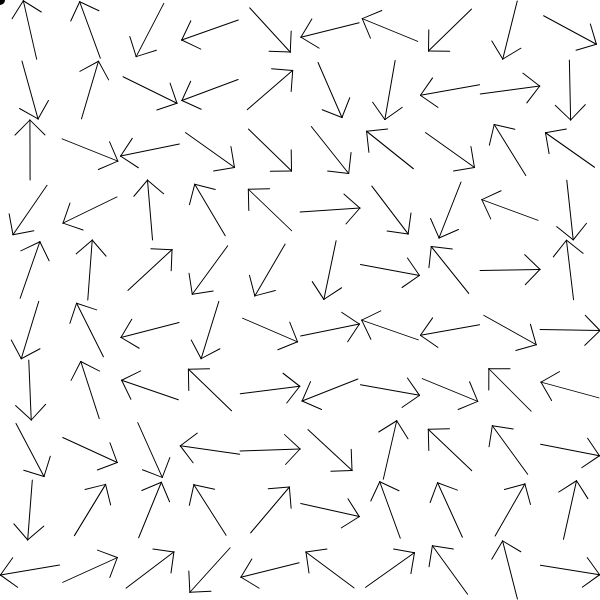
Frame 1 (no input)
Frame 60 (no input): identical to frame 1, image omitted
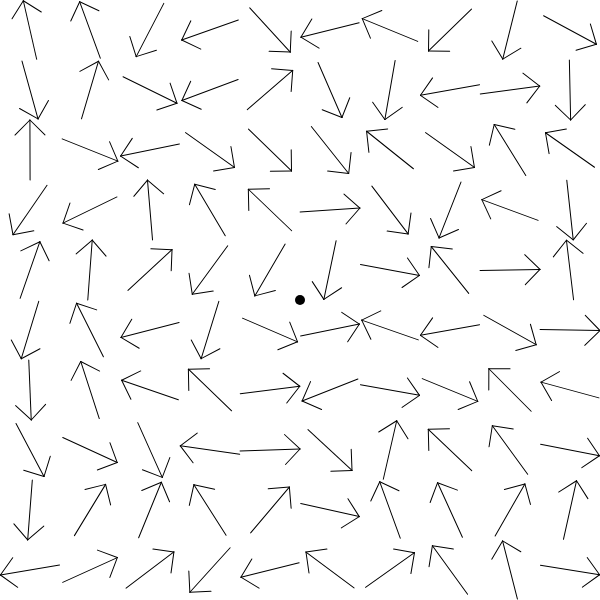
Frame 120 (the mouse pressed at the canvas centre since frame 60)

The p5.js sketch that drew these frames (run headless with seeded random() and noise() and a simulated clock; from frame 60 on, the mouse is pressed at the canvas centre):

// p5.js sketch
// ── sketch.js
let vehicles = [];
let numVehicles = 0;
let target;

let flowField = [];
let numCellsWidth = 10;
let numCellsHeight = 10;
let cellWidth;
let cellHeight;

function setup() {
  createCanvas(600, 600);
  colorMode(HSB);

  noStroke();
  fill(100, 10, 0);

  cellWidth = width / numCellsWidth;
  cellHeight = height / numCellsHeight;

  for (let xIndex = 0; xIndex < numCellsWidth; xIndex++) {
    flowField[xIndex] = [];
    for (let yIndex = 0; yIndex < numCellsHeight; yIndex++) {
      flowField[xIndex][yIndex] = random(2 * PI);
    }
  }
  
  target = createVector(width/4, height/2);
  for(let i = 0; i < numVehicles; i++) {
    vehicles.push(new Vehicle(random(width), random(height), target));
  }
}

function draw() {
  background(0, 0, 100 , 1);

  target.x = mouseX; 
  target.y = mouseY;

  ellipse(target.x, target.y, 10, 10);

  for (let xIndex = 0; xIndex < numCellsWidth; xIndex++) {
    for (let yIndex = 0; yIndex < numCellsHeight; yIndex++) {
      let x = cellWidth * xIndex;
      let y = cellHeight * yIndex;

      push();
      translate(x + cellWidth/2, y + cellHeight/2);
      rotate(flowField[xIndex][yIndex]);

      stroke(0);
      line(-cellWidth/2, 0, cellWidth/2, 0);
      line(cellWidth/2, 0, cellWidth/4, -cellHeight/4);
      line(cellWidth/2, 0, cellWidth/4, cellHeight/4);
      
      pop();
    }
  }

  for (let vehicle of vehicles) {
    vehicle.update();
    vehicle.show();
  }
}

function positionToFlowFieldIndex(x, y) {
  let xIndex = floor(map(x, 0, width, 0, numCellsWidth));
  xIndex = constrain(xIndex, 0, numCellsWidth-1);
  let yIndex = floor(map(y, 0, height, 0, numCellsHeight));
  yIndex = constrain(yIndex, 0, numCellsHeight-1);
  return createVector(xIndex, yIndex);
}
// ── vehicle.js
class Vehicle {
    constructor(x, y, target) {
        // For more detailed comments on how pos, vel, acc, and addForce work
        // see the Dot example from 2-15-24.

        this.pos = createVector(x, y);
        this.vel = createVector(1, 0);
        this.acc = createVector(0, 0);

        this.target = target;
        this.maxSpeed = 2;
        this.maxForce = 0.05;

        this.dim = 15 + random(5);

        this.hue = 0;
        this.saturation = 0;
        this.brightness = 0;

        this.mass = 1;
    }

    addForce(force) {
        let forceWithMass = p5.Vector.div(force, this.mass);
        this.acc.add(forceWithMass);
    }

    seek(t, arrive) {
        // 1. Compute the desired velocity and set it to be maxSpeed
        let desired = p5.Vector.sub(t, this.pos);

        let distance = desired.mag();

        // If the caller passed in true, and we are close to the target, scale our
        // speed based on the distance.
        if (arrive && distance < 100) {
            let speed = map(distance, 0, 100, 0, this.maxSpeed);
            desired.setMag(speed);
        } else {
            desired.setMag(this.maxSpeed);
        }

        // 2. Compute the force by seeing the the change is in velocities
        // to move from the current velocity to the desired velocity and limit
        // its magnitude.
        let force = p5.Vector.sub(desired, this.vel); // THIS SAID VELOCITY!!!
        force.limit(this.maxForce);

        // 3. Apple this "steering" force. 
        this.addForce(force);
    }

    flee(t) {
        let desired = p5.Vector.sub(t, this.pos);

        if (desired.mag() < 100) {

            desired.setMag(this.maxSpeed);

            let force = p5.Vector.sub(desired, this.vel);
            force.limit(this.maxForce);
            force.mult(-1);

            this.addForce(force);
        }
    }

    wrap() {
        this.pos.x = (this.pos.x + width) % width;
        this.pos.y = (this.pos.y + height) % height;
    }

    flow() {
        let arrayIndeces = positionToFlowFieldIndex(this.pos.x, this.pos.y);
        let angle = flowField[arrayIndeces.x][arrayIndeces.y];
        let force = p5.Vector.addAngle(angle);
    }

    update() {
        // What actions is this agent pursuing?
        // this.flee(this.target);
        this.seek(this.target, true);

        // MOVEMENT
        this.vel.add(this.acc); // Apply acceleration (and thus the forces) to vel
        this.vel.limit(this.maxSpeed);
        this.pos.add(this.vel); // Apply velocity to position

        this.wrap();

        this.acc.set(0,0);
    }

    show() {
        push();

        translate(this.pos.x, this.pos.y);

        // Heading is the amount of rotation
        let angle = this.vel.heading();
        rotate(angle);

        fill(this.hue, this.saturation, this.brightness);

        // Draw a triangle
        beginShape();
        vertex(this.dim, 0);
        vertex(-this.dim, this.dim/2);
        vertex(-this.dim, -this.dim/2);
        endShape(CLOSE);

        pop();
    }
}
